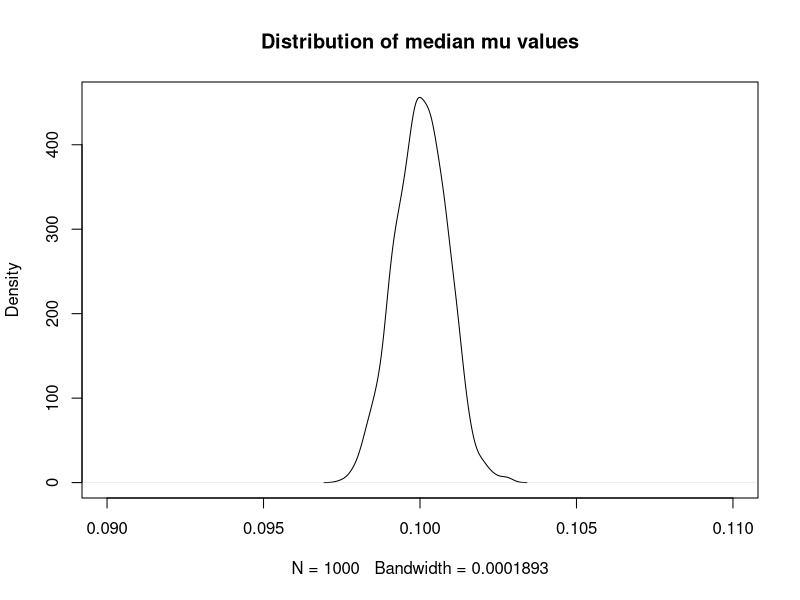
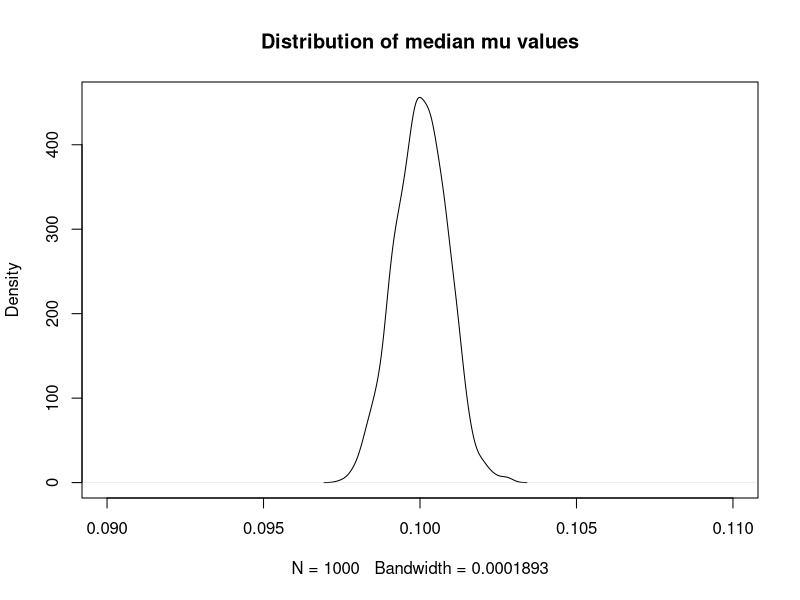

Here is the R script that generated these plots, in order:

#this script is a toy model to demonstrate that our approach to modeling
#interactions leads to the intended behavior

#set working directory
setwd("~/Documents/Work/Summer_2021/Speed Climbing/SpeedClimbingABM/other/submissions/proc_b/revision_3")

#set random seed
set.seed(123)

#logit functions
logit <- function(p){return(log(p/(1-p)))}
inv_logit <- function(l){return(exp(l)/(1+exp(l)))}

#setup
n <- 1000 #pop size per simulation
k <- 1000 #number of simulations
x <- rnorm(n, 0, 1) #standardized covariate
mu <- 0.1 #parameter in the model
betas <- rnorm(k, 0, 1) #distribution of effects sampled from priors

#simulate
#for each of the k beta values, get the median value of mu across all n agents
median_mus <- sapply(1:k, function(y){
  mu_inds <- sapply(1:n, function(z){
    inv_logit(logit(mu) + betas[y]*x[z])
  })
  median(mu_inds)
})

#plot density of median mu values
plot(density(median_mus), main = "Distribution of median mu values", xlim = c(0.09, 0.11))

#save as png
png("toy_model.png", width = 5, height = 4, units = "in", res = 300)
plot(density(median_mus), main = "Distribution of median mu values", xlim = c(0.09, 0.11))
dev.off()
